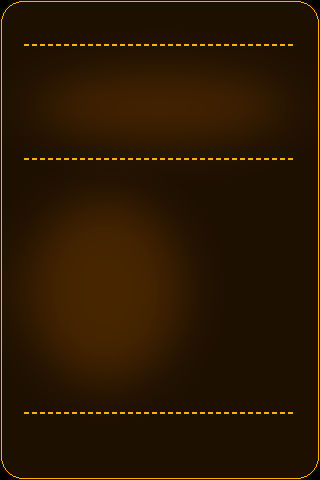
#> input picture src/luzeira/recursos/temas/ambar-vertical/fondo.png, 320 x 480 px
$ python -i rgb565.py   (imports and definitions only)
#> lines starting #> are read from the running program, lines starting #| are printed output that depends on the picture
#> further down, picture is the input picture: PIL image 320x480 RGB; mean R, G, B 42.8, 23.2, 1
"""Conversión de imágenes al formato de píxel de la pantalla: RGB565.

Cada píxel ocupa 2 bytes: 5 bits de rojo, 6 de verde y 5 de azul
(``RRRRRGGG GGGBBBBB``). La rev A envía primero el byte bajo (little-endian); la rev B
y la Kipye, primero el alto (big-endian).

La conversión se hace con tablas de consulta de Pillow (en C), no con un bucle de
Python: con 153.600 píxeles por pantalla, el bucle es el doble de lento.
"""

from PIL import Image, ImageChops

# Tablas de consulta (256 entradas, una por valor posible del canal).
# Byte bajo  = GGGBBBBB -> 3 bits bajos del verde de 6 bits + azul de 5 bits.
# Byte alto  = RRRRRGGG -> rojo de 5 bits + 3 bits altos del verde de 6 bits.
# Los bits de cada par no se solapan, así que sumarlos equivale a un OR.
_LOW_FROM_G = [((v >> 2) & 0x07) << 5 for v in range(256)]
_LOW_FROM_B = [v >> 3 for v in range(256)]
_HIGH_FROM_R = [(v >> 3) << 3 for v in range(256)]
_HIGH_FROM_G = [(v >> 2) >> 3 for v in range(256)]


def to_rgb565_le(image: Image.Image) -> bytes:
    """Devuelve los píxeles de ``image`` en RGB565 little-endian, fila a fila."""
    r, g, b = image.convert("RGB").split()
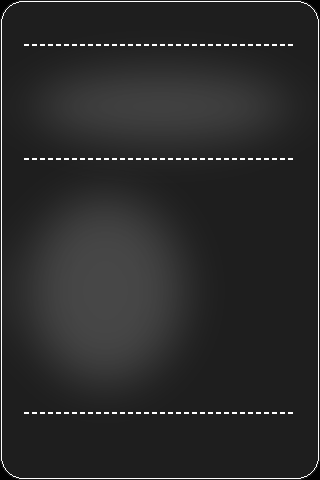
#> r: PIL image 320x480 L; min 2, max 255, mean 42.8
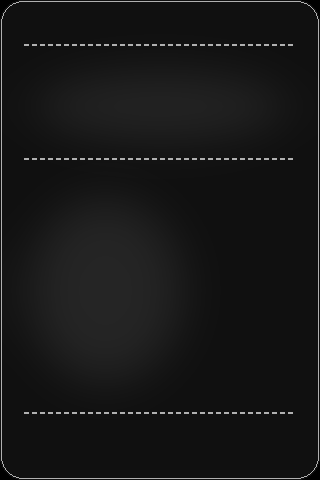
#> g: PIL image 320x480 L; min 1, max 176, mean 23.2
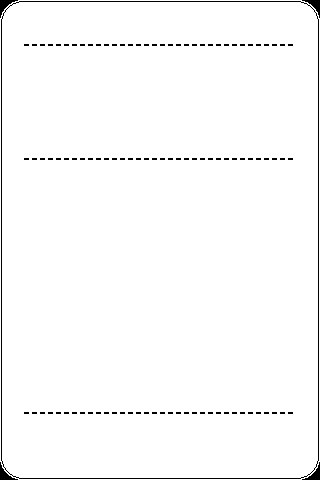
#> b: PIL image 320x480 L; values 0 (black) and 1 (white), 98% white; black in thin lines or dots
    low = ImageChops.add(g.point(_LOW_FROM_G), b.point(_LOW_FROM_B))
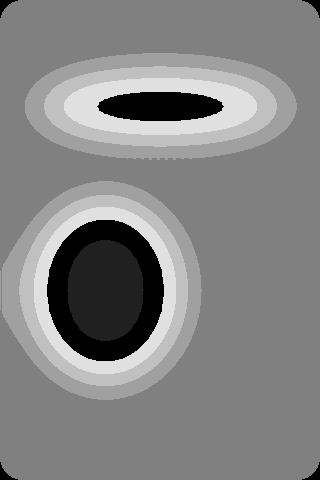
#> low: PIL image 320x480 L; min 0, max 224, mean 131.7
    high = ImageChops.add(r.point(_HIGH_FROM_R), g.point(_HIGH_FROM_G))
    # "LA" intercala dos bytes por píxel: primero L (bajo) y luego A (alto).
    return Image.merge("LA", (low, high)).tobytes()


def _low_high(image: Image.Image) -> tuple[Image.Image, Image.Image]:
    r, g, b = image.convert("RGB").split()
    low = ImageChops.add(g.point(_LOW_FROM_G), b.point(_LOW_FROM_B))
    high = ImageChops.add(r.point(_HIGH_FROM_R), g.point(_HIGH_FROM_G))
    return low, high


def to_rgb565_be(image: Image.Image) -> bytes:
    """Devuelve los píxeles de ``image`` en RGB565 big-endian (byte alto primero)."""
    low, high = _low_high(image)
    return Image.merge("LA", (high, low)).tobytes()


def pixel_to_rgb565_le(r: int, g: int, b: int) -> bytes:
    """Versión de referencia, píxel a píxel. La usan los tests para validar la rápida."""
    value = ((r >> 3) << 11) | ((g >> 2) << 5) | (b >> 3)
    return value.to_bytes(2, "little")

>>> from PIL import Image
>>> picture = Image.open('../recursos/temas/ambar-vertical/fondo.png')
>>> result = to_rgb565_le(picture)
